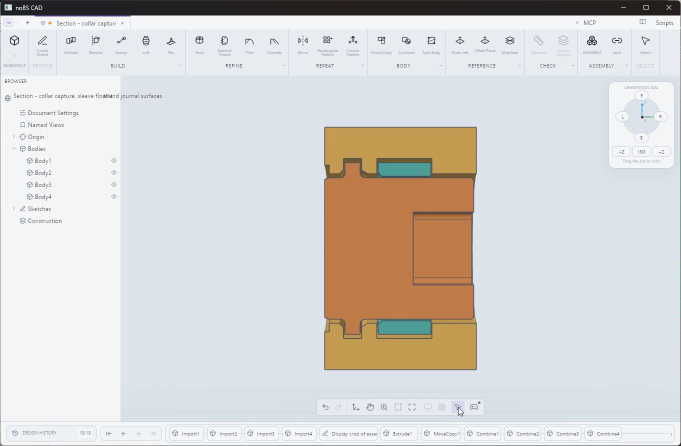
#> input picture renders/cad-mating/capture-native.png, 1362 x 892 px, given in place of square-native.png, which was not available (shown at 1/2 size)
$ python render_cad_mating.py
#> lines starting #> are read from the running program, lines starting #| are printed output that depends on the picture
"""Label/crop actual noBS CAD screenshots; never synthesize part geometry."""
from pathlib import Path
import hashlib
import json
from PIL import Image, ImageDraw, ImageFont

ROOT=Path(__file__).resolve().parents[1]
OUT=ROOT/'renders/cad-mating'
INK='#203244'
MUTED='#53677A'
ACCENT='#167C88'
FONT=Path('C:/Windows/Fonts/arial.ttf')
BOLD=Path('C:/Windows/Fonts/arialbd.ttf')

def font(size,bold=False):
    return ImageFont.truetype(str(BOLD if bold else FONT),size)

def marker(draw,transform,number,label_point,face_point):
    x,y=transform(*label_point);tx,ty=transform(*face_point)
    draw.line((x,y,tx,ty),fill=ACCENT,width=3)
    draw.ellipse((tx-4,ty-4,tx+4,ty+4),fill=ACCENT)
    draw.ellipse((x-15,y-15,x+15,y+15),fill=ACCENT,outline='white',width=2)
    draw.text((x,y),str(number),font=font(19,True),anchor='mm',fill='white')

def card(canvas,x,title,name,crop,lines,markers=()):
    draw=ImageDraw.Draw(canvas)
    draw.rounded_rectangle((x,105,x+752,941),radius=12,fill='white',outline='#CFD8E0',width=2)
    draw.text((x+22,125),title,font=font(26,True),fill=INK)
    source=Image.open(OUT/f'{name}-native.png').convert('RGB').crop(crop)
    scale=min(704/source.width,566/source.height)
    size=(round(source.width*scale),round(source.height*scale))
    source=source.resize(size,Image.Resampling.LANCZOS)
    ix=x+24+(704-size[0])//2;iy=178+(566-size[1])//2
    canvas.paste(source,(ix,iy))
    transform=lambda px,py:(ix+(px-crop[0])*scale,iy+(py-crop[1])*scale)
    for item in markers:marker(draw,transform,*item)
    draw.line((x+22,766,x+730,766),fill='#DCE3E9',width=2)
    for index,line in enumerate(lines):
        draw.text((x+22,787+index*33),line,font=font(22),fill=INK if index<3 else MUTED)

PLATES=[
    ('01-square-drive','Square drive | the two mating parts and assembled clearances',[
        ('Socket and square peg','square',(400,195,1185,760),[
            '1  Auger socket: 14.40 / R1.20, 12.00 deep',
            '2  Adapter peg: 14.00 / R1.00, 11.60 long',
            '0.20 nominal clearance per square flat',
            'Orange PETG auger / gray PETG adapter'],[
                (1,(427,428),(525,462)),(2,(1125,520),(1033,603))]),
        ('Square joint in its nominal assembled pose','drive',(565,255,1040,740),[
            '1  Square engagement: 10.00 nominal',
            '2  Peg-tip to socket-floor gap: 2.00 nominal',
            '3  Hub to adapter-flange gap: 1.60 nominal',
            'Axial section; orange socket wraps the gray peg'],[
                (1,(767,305),(785,393)),(2,(570,424),(678,424)),
                (3,(1000,310),(853,328))]),
    ],'Actual CAD surfaces. All dimensions in mm; nominal assembled pose before end float.'),
    ('02-servo-and-screw','Servo connection | press-fit bore and screw clamp seats',[
        ('Adapter rear face and shaft-tip seat','pilot',(545,185,1025,790),[
            '1  Plain round pilot: Ø5.70 ×1.70 deep (trial)',
            '2  Annular floor seats on the rotating shaft tip',
            '3  Nominal Ø5.90 shaft envelope shown in blue',
            'Spline teeth and internal thread omitted in reference'],[
                (1,(579,371),(690,414)),(2,(578,474),(718,435)),
                (3,(970,710),(865,722))]),
        ('Center screw and annular clamp web','screw',(570,235,1075,755),[
            '1  Head seat; Ø6.40 screw-head access',
            '2  Shaft-tip seat; 2.60 between clamp seats',
            'Ø3.40 passage; Ø4.00 ×0.30 neck relief',
            'Blue M3×6 envelope gives 3.40 nominal insertion'],[
                (1,(1018,401),(886,460)),(2,(1022,577),(928,533))]),
    ],'Physical pilot fit, shaft exposure and screw bottom clearance require actual-servo inspection.'),
    ('03-bearing-and-capture','Auger support | journal, loose sleeve and collar capture',[
        ('PETG journal and full PLA wear sleeve','sleeve',(455,195,1135,790),[
            '1  Auger cylindrical journal: Ø28.00',
            '2  PLA running bore: Ø28.60; radial gap 0.30',
            'Sleeve outside: Ø34.00; length 10.40',
            'Orange PETG / teal PLA; sleeve has no lock'],[
                (1,(561,231),(725,378)),(2,(1095,470),(855,583))]),
        ('Clamshell, collar and sleeve axial section','capture',(570,215,1045,780),[
            '1  Collar: Ø34 ×3.00; stop span 3.60',
            '2  Sleeve cavity: Ø35.60; outside gap 0.80 radial',
            '3  Sleeve bore/journal: 0.30 nominal radial gap',
            'Collar end float 0.60; combined sleeve float 1.10'],[
                (1,(591,298),(687,337)),(2,(1007,283),(810,320)),
                (3,(1009,404),(810,353))]),
    ],'Yellow PETG chassis alone traps the collar. Display crops and half-sections expose the contacts.'),
    ('04-clamshell-and-inserts','Chassis contacts | split faces, bearing pockets and fastener holes',[
        ('Both bearing regions, opened for inspection','shells',(505,270,1110,750),[
            '1  Flat clamshell split faces meet on closure',
            '2  Cylindrical sleeve pocket: Ø35.60',
            '3  Collar thrust stops: 3.60 axial span',
            'Bare journal seats: Ø29.60; bearing regions cropped'],[
                (1,(1039,405),(1004,537)),(2,(725,286),(676,393)),
                (3,(513,410),(610,448))]),
        ('Full inner faces and servo cradle','chassis',(395,210,1220,755),[
            '1  Lower insert pilots: 4 × Ø4.00, 6.70 deep',
            '2  Upper M3 screw-clearance passages: Ø3.40',
            '3  Servo cradle and ear-capture faces',
            'RX-M3×5.7 inserts; upper half flipped open'],[
                (1,(434,348),(477,410)),(2,(615,641),(684,537)),
                (3,(998,361),(914,498))]),
    ],'Both yellow halves are PETG. M3×12 front / M3×18 rear; inserts seat flush at the split face.'),
]

def main():
    for filename,title,cards,note in PLATES:
        canvas=Image.new('RGB',(1600,1000),'#F0F4F7');draw=ImageDraw.Draw(canvas)
#> after `canvas = Image.new('RGB', (1600, 1000), '#F0F4F7')`:
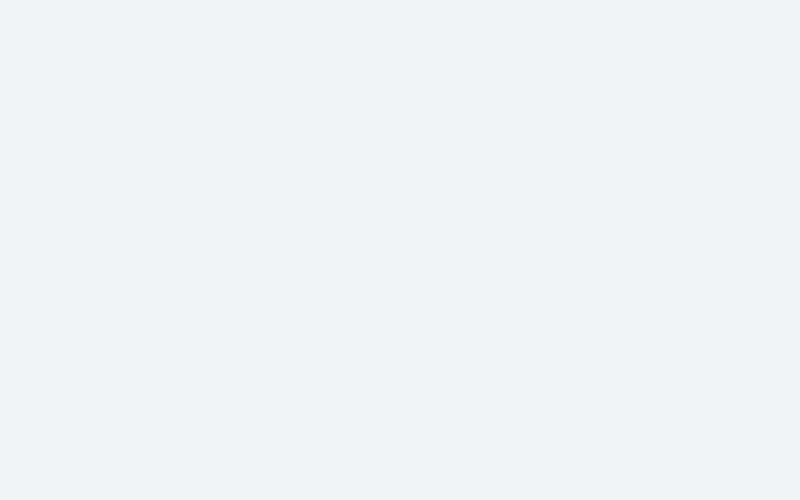
#> canvas: PIL image 1600x1000 RGB (shown at 1/2 size); mean R, G, B 240, 244, 247
        draw.rectangle((0,0,1600,84),fill=INK)
        draw.text((30,17),title,font=font(32,True),fill='white')
        draw.text((31,55),'noBS CAD 0.2.2 • actual native viewport captures • direct press-fit prototype',
            font=font(17),fill='#CCD8E3')
        for x,item in zip((32,816),cards):card(canvas,x,*item)
#> in card, `draw=ImageDraw.Draw(canvas)`:
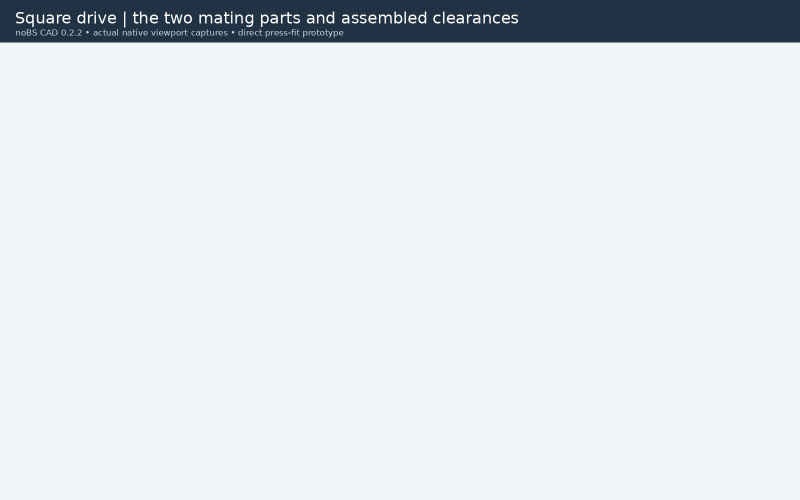
#> canvas: PIL image 1600x1000 RGB (shown at 1/2 size); mean R, G, B 223.5, 228.6, 232.8
#> in card, `source=Image.open(OUT/f'{name}-native.png').convert('RGB').crop(crop)`:
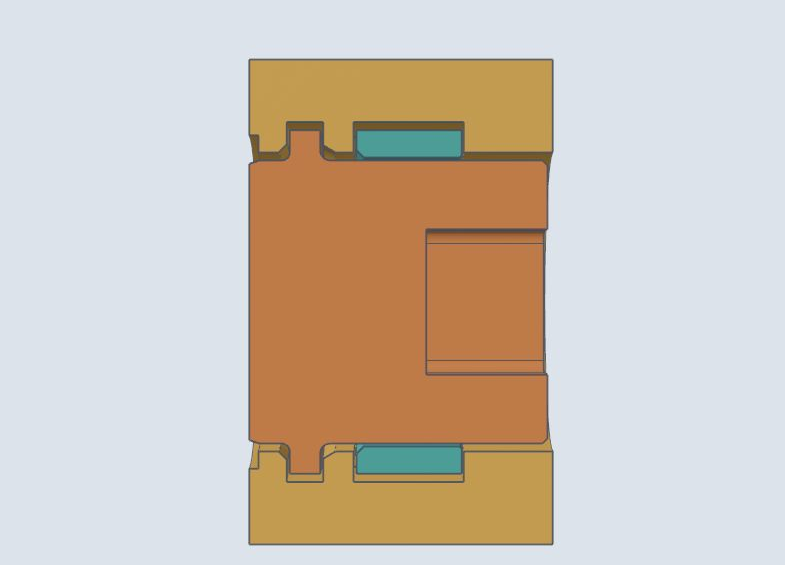
#> source: PIL image 785x565 RGB; mean R, G, B 206.7, 195.5, 183.1
#> in card, `canvas.paste(source,(ix,iy))`:
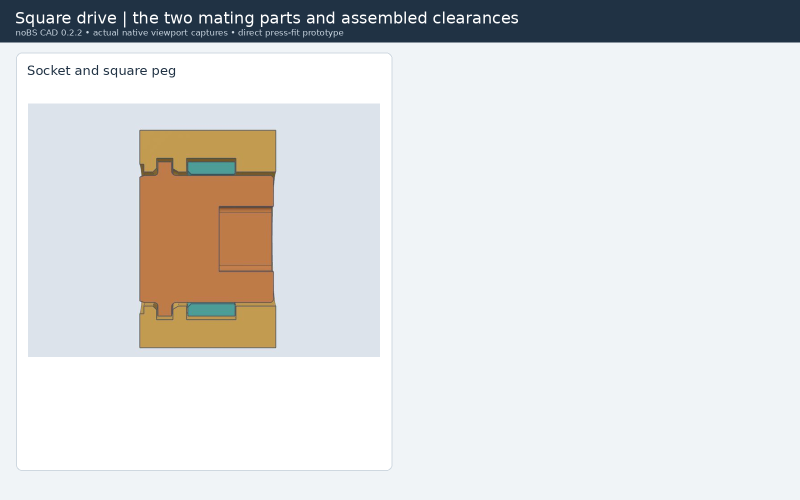
#> canvas: PIL image 1600x1000 RGB (shown at 1/2 size); mean R, G, B 218.2, 219.3, 219.6
        draw.text((32,964),note,font=font(20),fill=MUTED)
        canvas.save(OUT/f'{filename}.png')
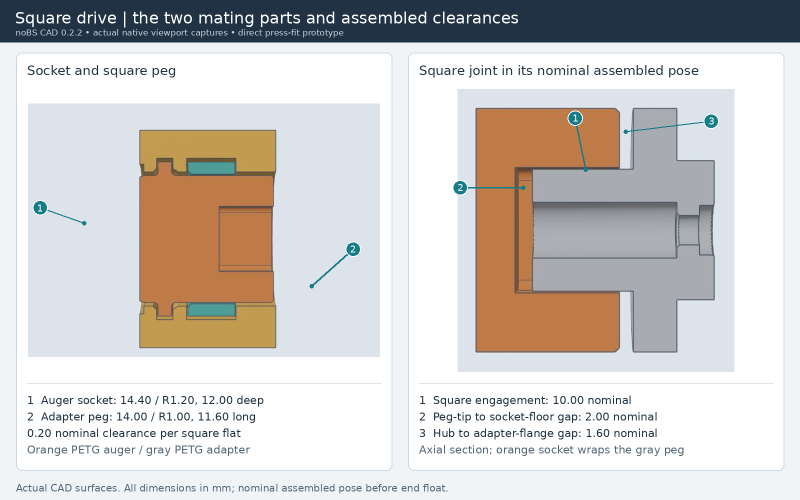
#> saved as 01-square-drive.png: PIL image 1600x1000 RGB (shown at 1/2 size); mean R, G, B 207.1, 204, 201.5
#> pass 2 of the loop in main, `for filename,title,cards,note in PLATES:`:
#> in card (call 3), `draw=ImageDraw.Draw(canvas)`:
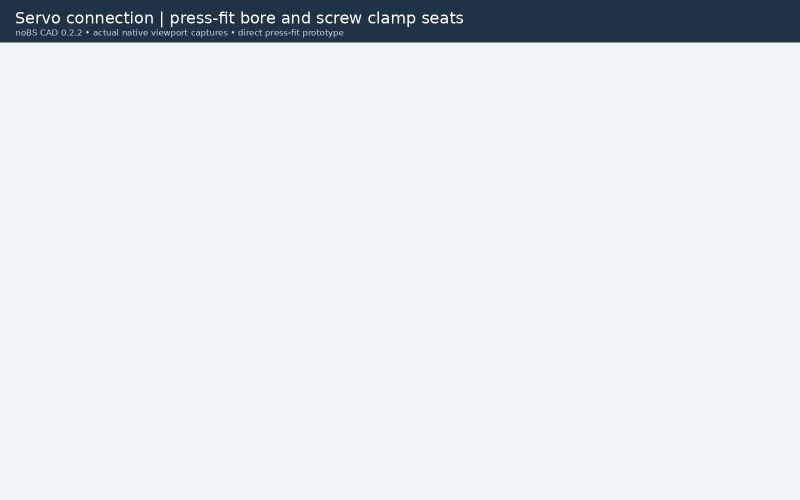
#> canvas: PIL image 1600x1000 RGB (shown at 1/2 size); mean R, G, B 223.3, 228.5, 232.7
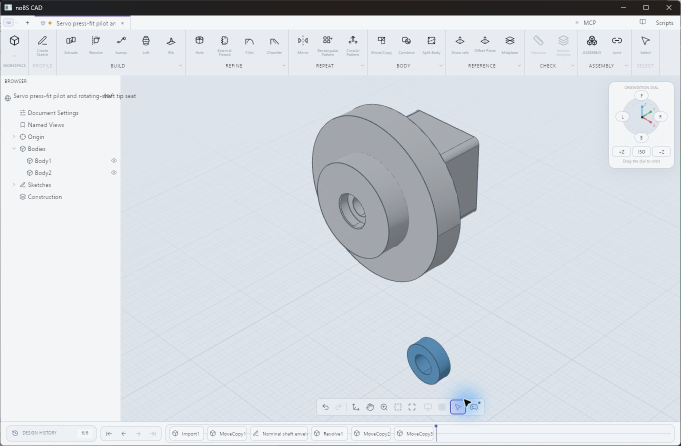
#> input picture renders/cad-mating/pilot-native.png, 1362 x 892 px (shown at 1/2 size)
#> in main, `canvas.save(OUT/f'{filename}.png')`:
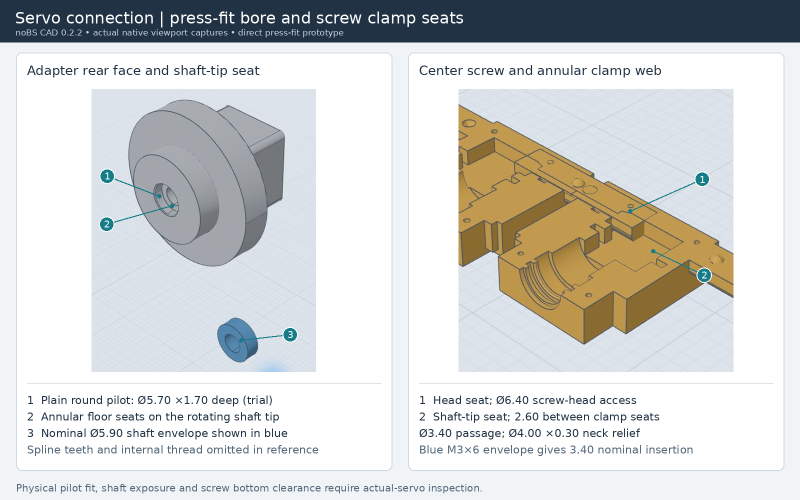
#> saved as 02-servo-and-screw.png: PIL image 1600x1000 RGB (shown at 1/2 size); mean R, G, B 210.1, 211.5, 210.1
#> pass 3 of the loop in main, `for filename,title,cards,note in PLATES:`:
#> in card (call 5), `draw=ImageDraw.Draw(canvas)`:
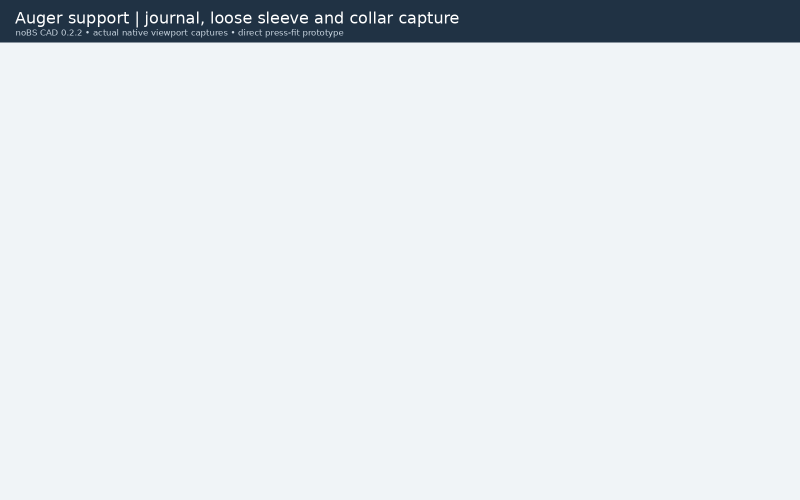
#> canvas: PIL image 1600x1000 RGB (shown at 1/2 size); mean R, G, B 223.3, 228.5, 232.7
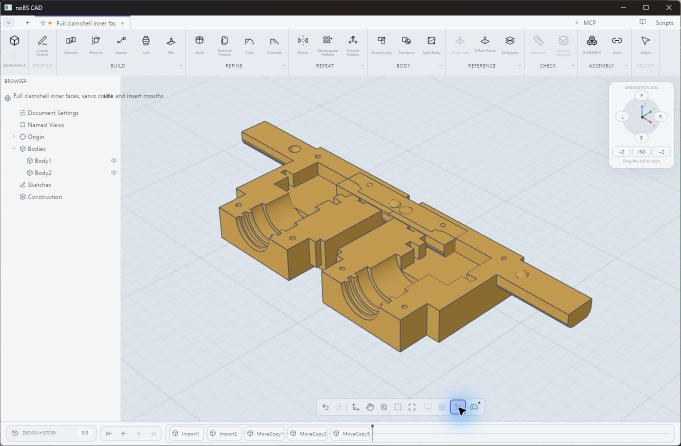
#> input picture renders/cad-mating/chassis-native.png, 1362 x 892 px, given in place of sleeve-native.png, which was not available (shown at 1/2 size)
#> in main, `canvas.save(OUT/f'{filename}.png')`:
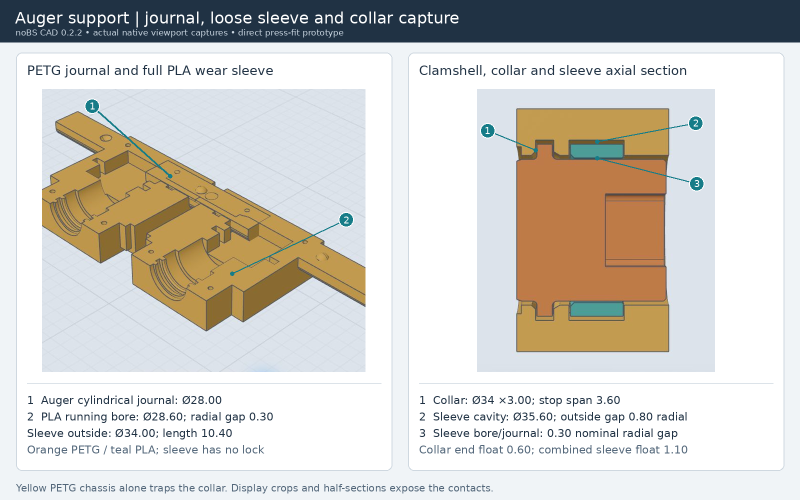
#> saved as 03-bearing-and-capture.png: PIL image 1600x1000 RGB (shown at 1/2 size); mean R, G, B 209.1, 206, 199.7
#> the loop made 4 passes; the first 3 are shown
    files=sorted(OUT.glob('*-native.png'))
    manifest={'application':'noBS CAD 0.2.2','source_project':'garden-auger-direct-drive.nbcad',
        'method':'Analytic STEP exports imported into temporary native CAD review documents; desktop screenshots cropped and labeled.',
        'canonical_project_changed':False,
        'display_only_operations':['Exploded poses','Bearing-region crops','Axial half-sections','Raise review geometry above viewport floor grid'],
        'reference_geometry':'Blue Ø5.9 shaft envelope and blue M3x6 screw omit teeth and threads. Actual supplier shaft exposure and thread cavity are unverified.',
        'captures':{p.name:hashlib.sha256(p.read_bytes()).hexdigest()for p in files},
        'plates':[p[0]+'.png' for p in PLATES]}
    (OUT/'provenance.json').write_text(json.dumps(manifest,indent=2))
    print('Four labeled plates generated from eight native CAD screenshots.')

#> (the run stopped early here; a loop or call above may not have finished)
